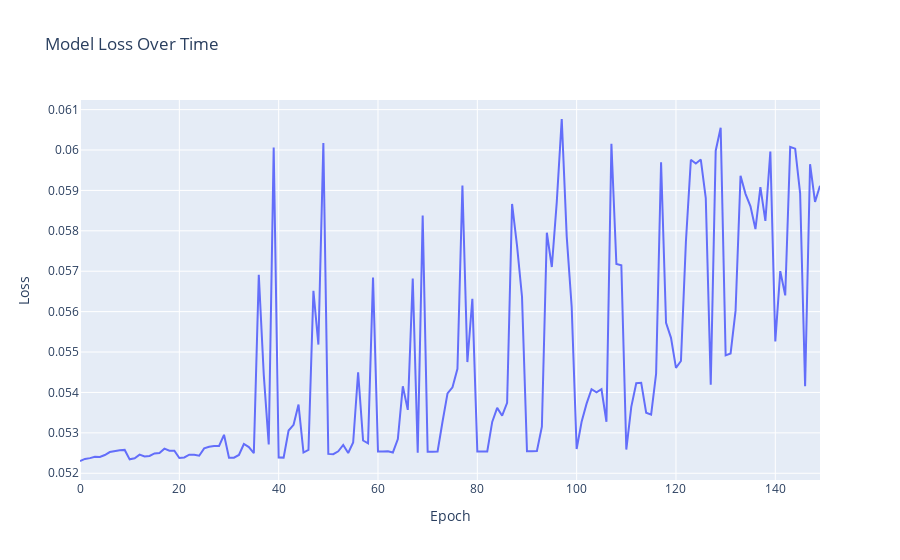

The notebook cell this image was saved under:
### Code cell
# Create an interactive plot
fig = go.Figure()

fig.add_trace(go.Scatter(
    y=lossData['loss'],
    mode='lines',
    name='Loss'
))

fig.update_layout(
    title='Model Loss Over Time',
    xaxis_title='Epoch',
    yaxis_title='Loss'
)

# Show the plot
fig.show()

### Figure 1 — Plotly figure (JSON) as saved in the notebook; plotly's stock layout.template omitted (floating-point values rounded to 4 significant figures; data arrays with more than 128 entries replaced by an {"elided": "..."} marker saying what was removed)
{"data": [{"mode": "lines", "name": "Loss", "type": "scatter", "y": {"elided": "150 float values"}}], "layout": {"title": {"text": "Model Loss Over Time"}, "xaxis": {"title": {"text": "Epoch"}}, "yaxis": {"title": {"text": "Loss"}}}}
